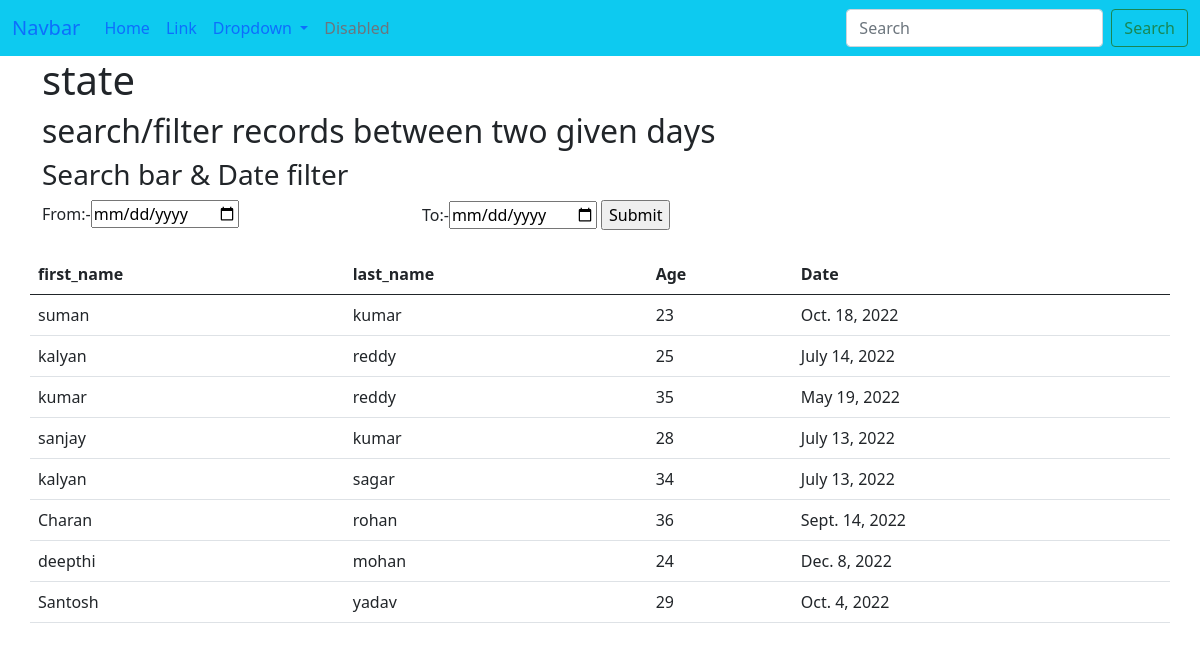
The page / on the database its author committed.
### app_1/models.py (models this page shows, shortened)
class Data(models.Model):
    first_name=models.CharField(max_length=100)
    last_name=models.CharField(max_length=100)
    Age=models.PositiveIntegerField(default=0)
    date=models.DateField(auto_now=False)
    class meta:
        db_table='Data'

### app_1/views.py (the view)
# urls.py: path('', views.index, name='index'),
def index(request):
    if 'q' in request.GET:
        q=request.GET['q']
        multiple_q=Q(Q(first_name__icontains=q)|(Q(last_name__icontains=q))|Q(Age__icontains=q)|Q(date__icontains=q))
        sum=Data.objects.filter(multiple_q)
    else:
        sum=Data.objects.all()
    context={
        'data':sum
    }
    return render(request,'index.html',locals())

### templates/index.html (shortened to what this page needs)
{% extends "base.html" %}
{% block content %}
<h1>state</h1>
<h2>search/filter records between two given days</h2>
<h3>Search bar & Date filter</h3>
<div class="col-lg-4">
    From:-<input type="date" name="fromdate"/>
</div>
<div class="col-lg-4">
    To:-<input type="date" name="todate"/>
    <input type="submit"  name="search"/>
</div>
<table class="table mt-4">
    <thead>
      <tr>
        <th scope="col">first_name</th>
        <th scope="col">last_name</th>
        <th scope="col">Age</th>
        <th scope="col">Date</th>
      </tr>
    </thead>
    <tbody>
        {% for i in sum %}
      <tr>
        <td>{{i.first_name}}</td>
        <td>{{i.last_name}}</td>
        <td>{{i.Age}}</td>
        <td>{{i.date}}</td>
      </tr>
      {% endfor %}
    </tbody>
  </table>
{% endblock %}

### templates/base.html (shortened to what this page needs)
<!doctype html>
<html lang="en">
  <head>
    <link href="https://cdn.jsdelivr.net/npm/bootstrap@5.0.2/dist/css/bootstrap.min.css" rel="stylesheet">
  </head>
  <body>
    {% include "nav.html" %}
    <div class="container">
      <div class="row">
        {% block content %}{% endblock %}
      </div>
    </div>
  </body>
</html>

### templates/nav.html (shortened to what this page needs)
<nav class="navbar navbar-expand-lg navbar-success bg-info">
    <div class="container-fluid">
      <a class="navbar-brand" href="{% url 'index' %}">Navbar</a>
      <div class="collapse navbar-collapse" id="navbarSupportedContent">
        <ul class="navbar-nav me-auto mb-2 mb-lg-0">
          <li class="nav-item">
            <a class="nav-link active" aria-current="page" href="admin/">Home</a>
          </li>
          <li class="nav-item">
            <a class="nav-link" href="#">Link</a>
          </li>
          <li class="nav-item dropdown">
            <a class="nav-link dropdown-toggle" href="#" id="navbarDropdown" role="button" data-bs-toggle="dropdown" aria-expanded="false">
              Dropdown
            </a>
          </li>
          <li class="nav-item">
            <a class="nav-link disabled" href="#" tabindex="-1" aria-disabled="true">Disabled</a>
          </li>
        </ul>
        <form class="d-flex">
          <input class="form-control me-2" name="q" type="search" placeholder="Search" aria-label="Search">
          <button class="btn btn-outline-success" type="submit">Search</button>
        </form>
      </div>
    </div>
  </nav>

### rows shown on the page
Data: first_name "suman", last_name "kumar", Age "23", date "Oct. 18, 2022"
Data: first_name "kalyan", last_name "reddy", Age "25", date "July 14, 2022"
Data: first_name "kumar", last_name "reddy", Age "35", date "May 19, 2022"
Data: first_name "sanjay", last_name "kumar", Age "28", date "July 13, 2022"
Data: first_name "kalyan", last_name "sagar", Age "34", date "July 13, 2022"
Data: first_name "Charan", last_name "rohan", Age "36", date "Sept. 14, 2022"
Data: first_name "deepthi", last_name "mohan", Age "24", date "Dec. 8, 2022"
Data: first_name "Santosh", last_name "yadav", Age "29", date "Oct. 4, 2022"
